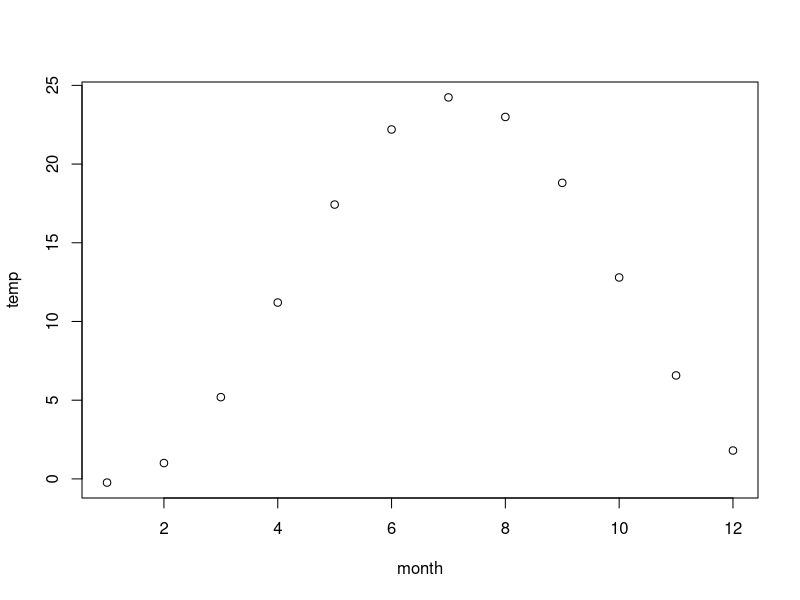
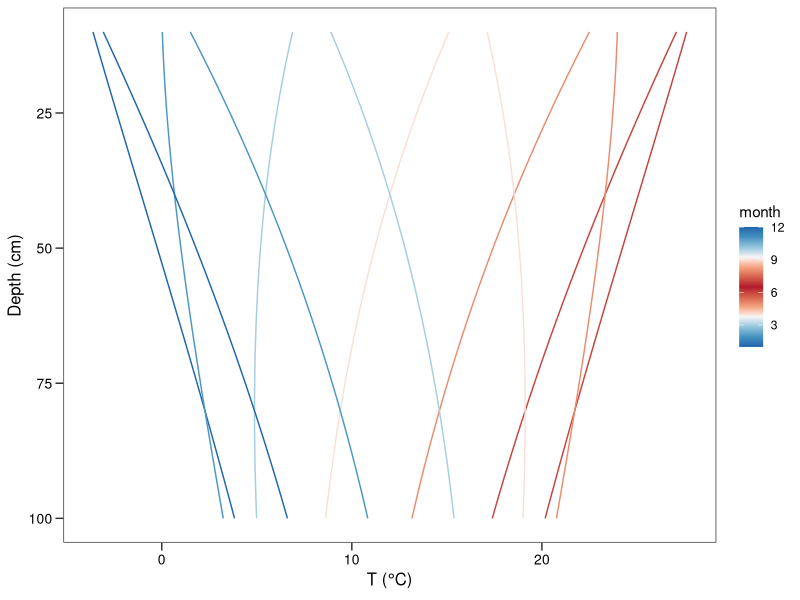

These figures' R source, in order: (Note: this script raises an error after producing the figures.)
rm(list = ls())
library(tidyverse)
theme = theme(axis.ticks.length=unit(0.15, "cm"),
              axis.ticks = element_line(colour = "black"),
              text = element_text(color = "black", size = 10),
              axis.title = element_text(size = 12), 
              axis.text = element_text(color = "black", size = 10),
              legend.text = element_text(size = 10),
              legend.title = element_text(size = 10),
              panel.grid = element_blank())

# Hillel 1980
soil_temp = function(T_avg, T_amp, month, z) {
  t = (month - 3.5) / 12 
  w = 2 * pi
  d = 1.53
  temp = T_avg + T_amp * sin(w*t - z/d) / exp(z/d)
}

# time series
month = seq(1, 12, 1)
temp = soil_temp(12, 17, month, 0.5)
plot(month, temp)

# depth profile
z = seq(0.1, 1, 0.01)

# min T_avg and T_amp
for (i in seq_along(month)) {
  temp = soil_temp(12, 17, month[i], z)
  result = data.frame(depth = z, temp = temp)
  result$month = month[i]
  if (i == 1) {
    sims = result
  } else {
    sims = rbind(sims, result)
  }
}

ggplot(sims, aes(x = temp, y = depth * 1e2, group = month, color = month)) +
  geom_path() +
  scale_color_gradientn(colors = c("#2166AC", "#4393C3", "#92C5DE", "#F7F7F7",
                                   "#F4A582", "#D6604D", "#B2182B", "#D6604D", "#F4A582", "#F7F7F7",
                                   "#92C5DE", "#4393C3", "#2166AC"), limits = c(1, 12)) +
  scale_y_reverse() +
  theme_bw() +
  theme(panel.grid = element_blank(),
        axis.title = element_text(size = 12, color = "black"),
        axis.text = element_text(size = 10, color = "black"),
        axis.ticks.length = unit(2, "mm")) +
  labs(x = expression(paste("T (", degree, "C)")),
       y = "Depth (cm)")
ggsave("figures/soil_temp_model.png", width = 4, height = 3.6, dpi = 300)

for (i in seq_along(month)) {
  temp_s = sims |> 
    filter(depth == 0.4 & month == i)
  temp_d = sims |>
    filter(depth == 0.7 & month == i)
  temp_diff = temp_s$temp - temp_d$temp
  result = data.frame(month = i, DT = temp_diff)
  if (i == 1) {
    sims2 = result
  } else {
    sims2 = rbind(sims2, result)
  }
}
